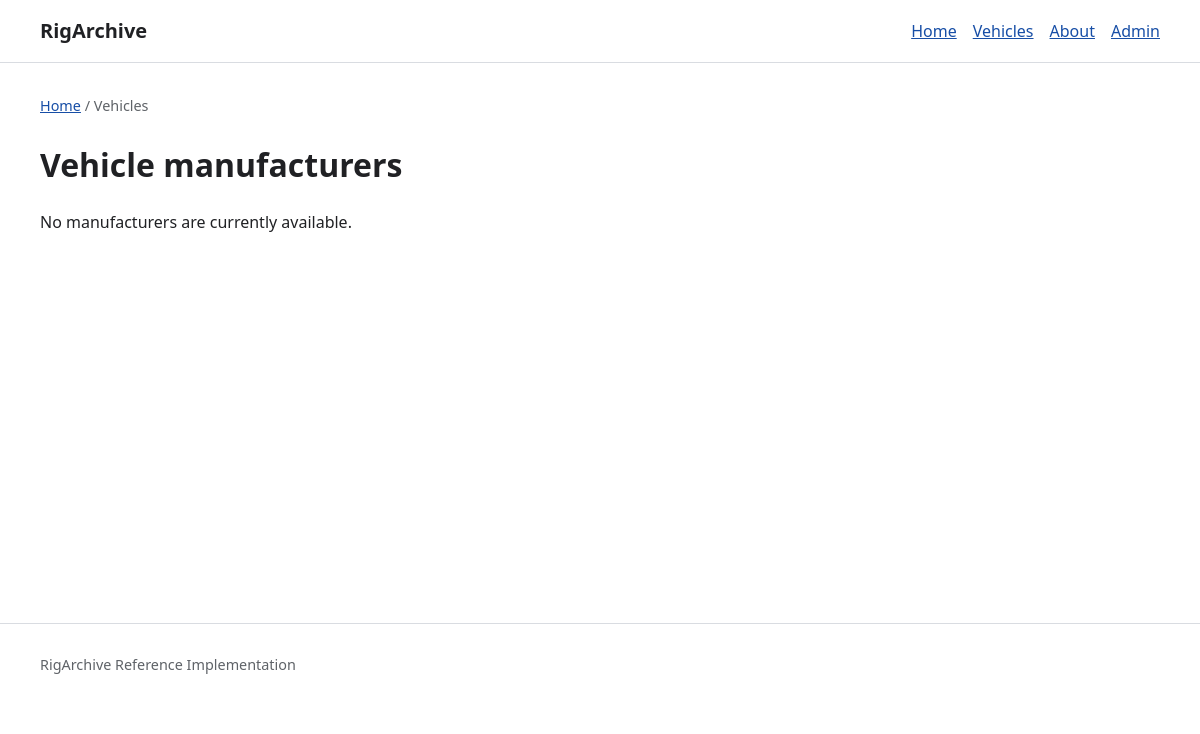
Before: /vehicles/ with the older database file.
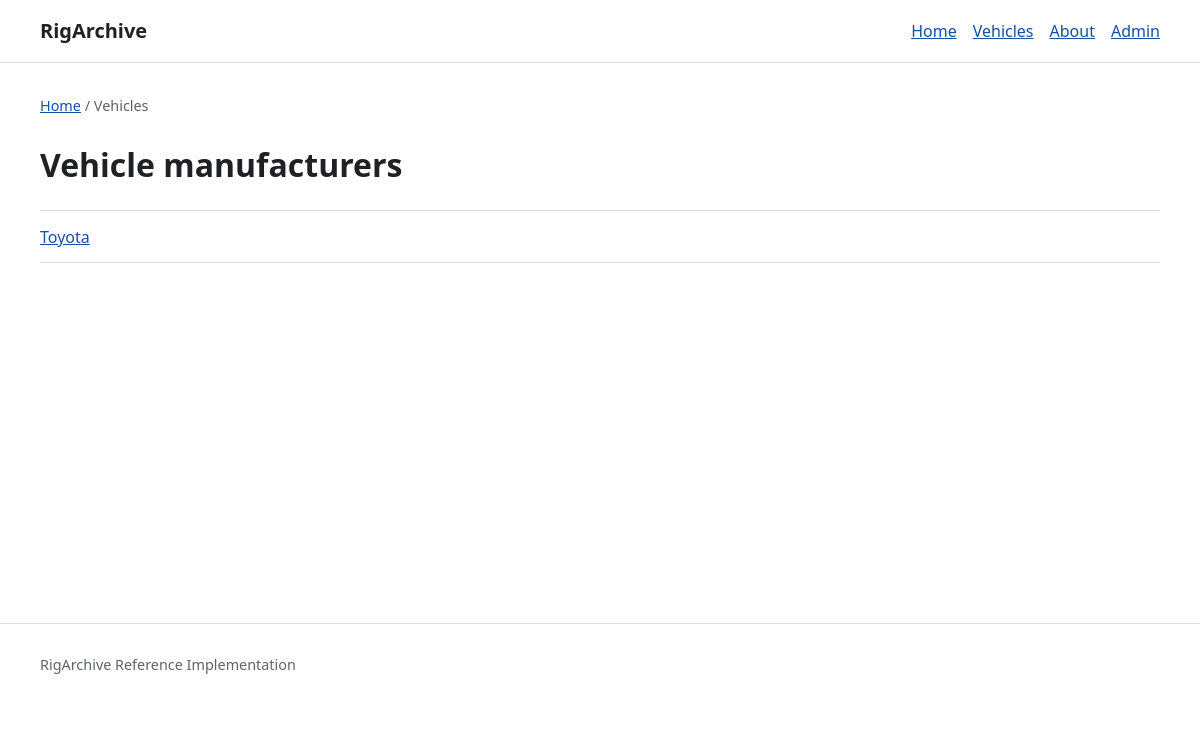
After: the same page with the newer database file.
### reference/models.py (models this page shows, shortened)
class Manufacturer(BaseModel):
    name = models.CharField(max_length=100, unique=True)
    slug = models.SlugField(
        max_length=120,
        unique=True,
        editable=False,
        blank=True,
    )
    country_code = models.CharField(
        max_length=2,
        blank=True,
        help_text="Optional ISO 3166-1 alpha-2 country code.",
    )
    is_active = models.BooleanField(
        default=True,
        help_text=(
            "Inactive manufacturers remain preserved but are not "
            "normally displayed."
        ),
    )
    class Meta:
        ordering = ("name",)
    def get_absolute_url(self) -> str:
        return reverse(
            "reference:manufacturer-detail",
            kwargs={"manufacturer_slug": self.slug},
        )

### reference/views.py (the view)
class ManufacturerListView(ListView):
    model = Manufacturer
    template_name = "reference/manufacturer_list.html"
    context_object_name = "manufacturers"
    def get_queryset(self):
        return Manufacturer.objects.filter(is_active=True)

### templates/reference/manufacturer_list.html (shortened to what this page needs)
{% extends "base.html" %}
{% block breadcrumbs %}
<nav class="breadcrumbs" aria-label="Breadcrumb">
    <a href="{% url 'home' %}">Home</a>
    <span aria-hidden="true">/</span>
    <span>Vehicles</span>
</nav>
{% endblock %}
{% block content %}
<h1>Vehicle manufacturers</h1>
{% if manufacturers %}
    <ul class="record-list">
        {% for manufacturer in manufacturers %}
            <li>
                <a href="{{ manufacturer.get_absolute_url }}">
                    {{ manufacturer.name }}
                </a>
            </li>
        {% endfor %}
    </ul>
{% else %}
    <p>No manufacturers are currently available.</p>
{% endif %}
{% endblock %}

### templates/base.html (shortened to what this page needs)
{% load static %}
<!doctype html>
<html lang="en">
<head>
    <link rel="stylesheet" href="{% static 'css/site.css' %}">
</head>
<body>
    <header class="site-header">
        <div class="container">
            <a class="site-name" href="{% url 'home' %}">
                RigArchive
            </a>
            <nav aria-label="Primary navigation">
                <a href="{% url 'home' %}">
                    Home
                </a>
                <a href="{% url 'reference:manufacturer-list' %}">
                    Vehicles
                </a>
                <a href="{% url 'about' %}">
                    About
                </a>
                <a href="{% url 'admin:index' %}">
                    Admin
                </a>
            </nav>
        </div>
    </header>
    <main id="main-content" class="container" tabindex="-1">
        {% block breadcrumbs %}{% endblock %}
        {% block content %}{% endblock %}
    </main>
    <footer class="site-footer">
        <div class="container">
            <p>
                RigArchive Reference Implementation
            </p>
        </div>
    </footer>
</body>
</html>

### static/css/site.css (style rules this page uses)
:root { font-family: system-ui, -apple-system, BlinkMacSystemFont, "Segoe UI", sans-serif; line-height: 1.5; }
* { box-sizing: border-box; }
body { margin: 0; color: #202124; background: #ffffff; }
a { color: #174ea6; }
.container { width: min(70rem, calc(100% - 2rem)); margin-inline: auto; }
.site-header { padding-block: 1rem; border-bottom: 1px solid #d9dce1; }
.site-header .container { display: flex; align-items: center; justify-content: space-between; gap: 1rem; }
.site-header nav { display: flex; flex-wrap: wrap; gap: 1rem; }
.site-name { color: inherit; font-size: 1.25rem; font-weight: 700; text-decoration: none; }
main { min-height: 70vh; padding-block: 2rem; }
.site-footer { padding-block: 1rem; border-top: 1px solid #d9dce1; color: #5f6368; font-size: 0.9rem; }
.breadcrumbs { margin-bottom: 1.5rem; color: #5f6368; font-size: 0.9rem; }
.record-list { padding: 0; list-style: none; border-top: 1px solid #d9dce1; }
.record-list li { padding-block: 0.85rem; border-bottom: 1px solid #d9dce1; }

Changed rows visible on the page:
added Manufacturer: name "Toyota"
Other visible differences:
text no longer shown: "No manufacturers are currently available."
